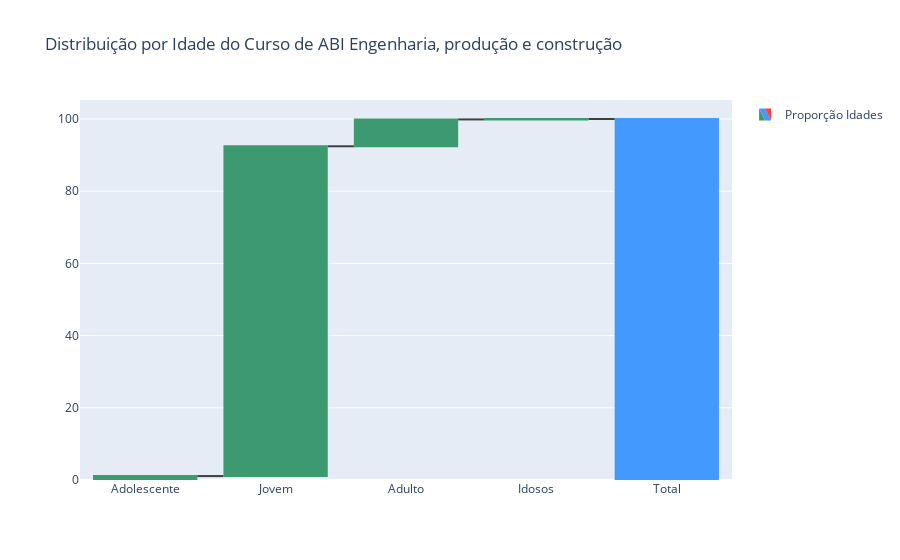

This figure's notebook cell:
### Code cell
fig = go.Figure(go.Waterfall(
    name = "Proporção Idades", orientation = "v",
    measure = ["relative", "relative", "relative", "relative", "total"],
    x = ["Adolescente", "Jovem", "Adulto", "Idosos", "Total"],
    y = [df_jovem['%Adolescente'].values[0], df_jovem['%Jovem'].values[0], df_jovem['%Adulto'].values[0], df_jovem['%Idosos'].values[0], 0],
    connector = {"line":{"color":"rgb(63, 63, 63)"}},
))

curso = df_jovem['NO_CINE_ROTULO'].values[0]

fig.update_layout(
        title = f'Distribuição por Idade do Curso de {curso}',
        showlegend = True
)

fig.show()

### Figure 1 — Plotly figure (JSON) as saved in the notebook; plotly's stock layout.template omitted (floating-point values rounded to 4 significant figures)
{"data": [{"connector": {"line": {"color": "rgb(63, 63, 63)"}}, "measure": ["relative", "relative", "relative", "relative", "total"], "name": "Proporção Idades", "orientation": "v", "type": "waterfall", "x": ["Adolescente", "Jovem", "Adulto", "Idosos", "Total"], "y": [1.09, 91.34, 7.44, 0.12, 0]}], "layout": {"showlegend": true, "title": {"text": "Distribuição por Idade do Curso de ABI Engenharia, produção e construção"}}}
